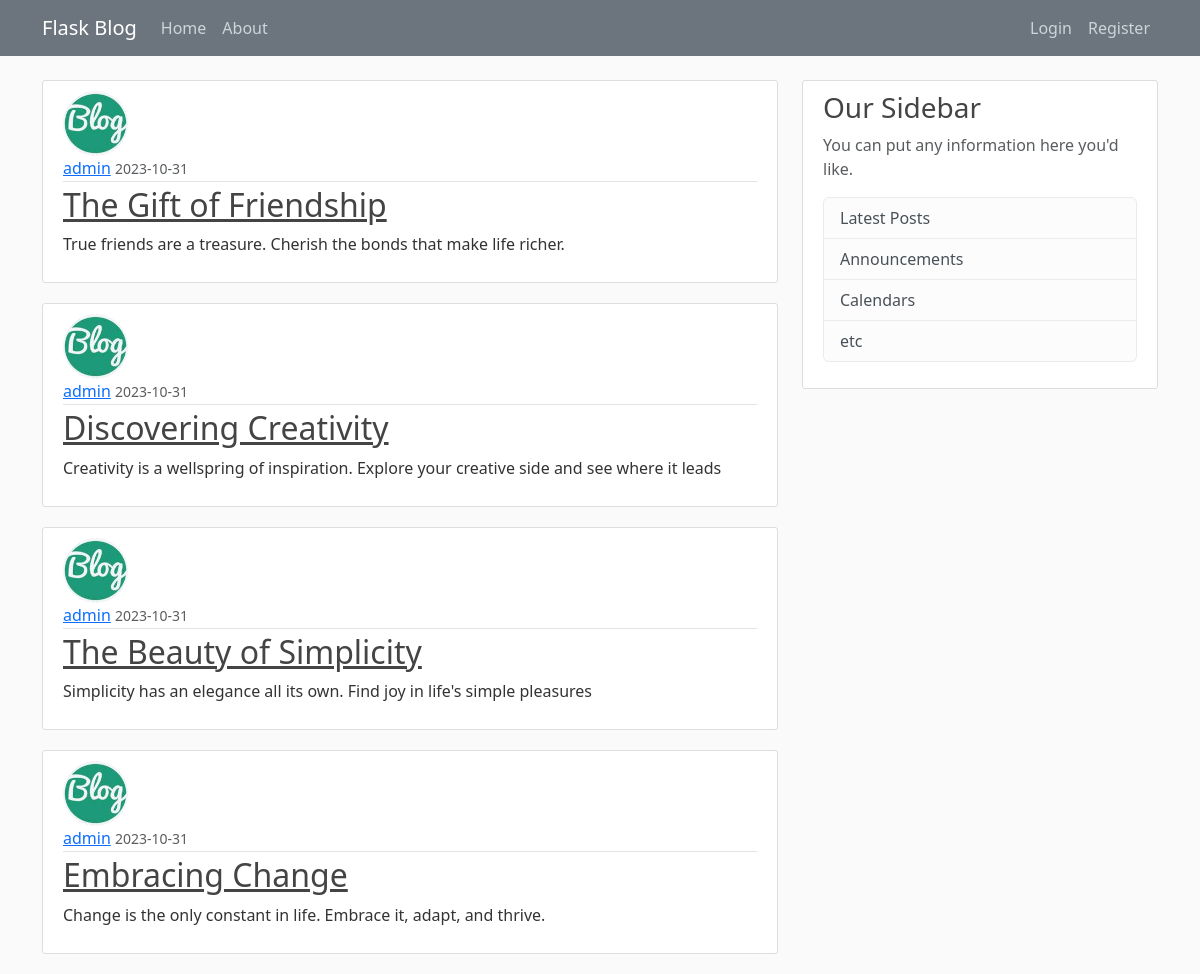
The page /home on the database its author committed.
### flaskblog/models.py (models this page shows, shortened)
class Post(db.Model):
    id = db.Column(db.Integer, primary_key=True)
    title = db.Column(db.String(100), nullable=False)
    date_posted = db.Column(db.DateTime, nullable=False, default=datetime.utcnow)
    content = db.Column(db.Text, nullable=False)
    user_id = db.Column(db.Integer, db.ForeignKey('user.id'), nullable=False)

class User(db.Model, UserMixin):
    id = db.Column(db.Integer, primary_key=True)
    username = db.Column(db.String(20), unique=True, nullable=False)
    email = db.Column(db.String(120), unique=True, nullable=False)
    image_file = db.Column(db.String(20), nullable=False, default='default.jpeg')
    password = db.Column(db.String(60), nullable=False)
    post = db.relationship('Post', backref='author', lazy=True)

### flaskblog/routes.py (the view)
@app.route("/")
@app.route("/home")
def home():
    page = request.args.get('page', 1, type=int)
    posts = Post.query.order_by(Post.date_posted.desc()).paginate(page=page, per_page=4)
    return render_template("home.html", posts=posts)

### flaskblog/templates/home.html
{% extends "layout.html" %}
{% block content %}
{% for post in posts %}
    <article class="media content-section">
        <img class="rounded-circle article-img" src="{{ url_for('static', filename='profile_pics/' + post.author.image_file) }}">
        <div class="media-body">
            <div class="article-metadata">
            <a class="mr-2" href="#">{{ post.author.username }}</a>
            <small class="text-muted">{{ post.date_posted.strftime('%Y-%m-%d') }}</small>
            </div>
            <h2><a class="article-title" href="#">{{ post.title }}</a></h2>
            <p class="article-content">{{ post.content }}</p>
        </div>
    </article>
{% endfor %}
{% endblock content %}

### flaskblog/templates/layout.html (shortened to what this page needs)
<!DOCTYPE html>
<html lang="en">
<head>
    <link href="https://cdn.jsdelivr.net/npm/bootstrap@5.3.2/dist/css/bootstrap.min.css" rel="stylesheet">
    <link rel = "stylesheet" type="text/css" href="{{ url_for('static', filename='main.css')}}">
</head>
<body>
  <header class="site-header">
    <nav class="navbar navbar-expand-md navbar-dark bg-secondary fixed-top">
        <div class="container">
            <a class="navbar-brand mr-4" href="/">Flask Blog</a>
            <div class="collapse navbar-collapse justify-content-between" id="navbarToggle">
                <ul class="navbar-nav ml-auto">
                    <li class="nav-item">
                        <a class="nav-link" href="{{ url_for('home')}}">Home</a>
                    </li>
                    <li class="nav-item">
                        <a class="nav-link" href="{{ url_for('about')}}">About</a>
                    </li>
                </ul>
                <ul class="navbar-nav">
                  {% if current_user.is_authenticated %}
                  <li class="nav-item">
                    <a class="nav-link" href="{{ url_for('new_post')}}">New Post</a>
                </li>
                  <li class="nav-item">
                    <a class="nav-link" href="{{ url_for('account')}}">My Account</a>
                </li>
                  <li class="nav-item">
                    <a class="nav-link" href="{{ url_for('logout')}}">Logout</a>
                </li>
                  {% else %}
                    <li class="nav-item">
                        <a class="nav-link" href="{{ url_for('login')}}">Login</a>
                    </li>
                    <li class="nav-item">
                        <a class="nav-link" href="{{ url_for('register')}}">Register</a>
                    </li>
                  {% endif %}
                </ul>
            </div>
        </div>
    </nav>
</header>
      <main role="main" class="container">
        <div class="row">
          <div class="col-md-8">
            {% block content %}{% endblock %}
          </div>
          <div class="col-md-4">
            <div class="content-section">
              <h3>Our Sidebar</h3>
              <p class='text-muted'>You can put any information here you'd like.
                <ul class="list-group">
                  <li class="list-group-item list-group-item-light">Latest Posts</li>
                  <li class="list-group-item list-group-item-light">Announcements</li>
                  <li class="list-group-item list-group-item-light">Calendars</li>
                  <li class="list-group-item list-group-item-light">etc</li>
                </ul>
              </p>
            </div>
          </div>
        </div>
      </main>
</body>
</html>

### flaskblog/static/main.css (style rules this page uses)
body { background: #fafafa; color: #333333; margin-top: 5rem; }
h1, h2, h3, h4, h5, h6 { color: #444444; }
.site-header .navbar-nav .nav-link { color: #cbd5db; }
.content-section { background: #ffffff; padding: 10px 20px; border: 1px solid #dddddd; border-radius: 3px; margin-bottom: 20px; }
.article-title { color: #444444; }
.article-content { white-space: pre-line; }
.article-img { height: 65px; width: 65px; margin-right: 16px; }
.article-metadata { padding-bottom: 1px; margin-bottom: 4px; border-bottom: 1px solid #e3e3e3 }

### rows shown on the page
Post: image_file (picture), author.username "admin", date_posted "2023-10-31", title "The Gift of Friendship", content "True friends are a treasure. Cherish the bonds that make life richer."
Post: image_file (picture), author.username "admin", date_posted "2023-10-31", title "Discovering Creativity", content "Creativity is a wellspring of inspiration. Explore your creative side and see where it leads"
Post: image_file (picture), author.username "admin", date_posted "2023-10-31", title "The Beauty of Simplicity", content "Simplicity has an elegance all its own. Find joy in life's simple pleasures"
Post: image_file (picture), author.username "admin", date_posted "2023-10-31", title "Embracing Change", content "Change is the only constant in life. Embrace it, adapt, and thrive."
